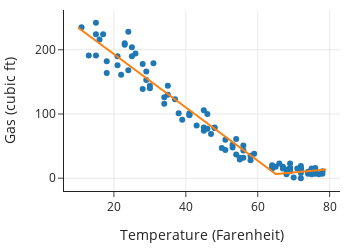

Source (notebook cell):
### Code cell
fig = px.scatter(heat_df, x='temp', y='ccf',
                 labels={'temp':'Temperature (Farenheit)',
                        'ccf':'Gas (cubic ft)'},
                width=350, height=250)

fig.add_trace(go.Scatter(x=Xs['temp'], y=y_hats))

fig.update_layout(showlegend=False)
fig.show()

### Figure 1 — Plotly figure (JSON) as saved in the notebook; plotly's stock layout.template omitted (floating-point values rounded to 4 significant figures)
{"data": [{"hovertemplate": "Temperature (Farenheit)=%{x}<br>Gas (cubic ft)=%{y}<extra></extra>", "legendgroup": "", "marker": {"color": "#1F77B4", "symbol": "circle"}, "mode": "markers", "name": "", "orientation": "v", "showlegend": false, "type": "scatter", "x": [29, 31, 15, 43, 23, 71, 67, 72, 15, 64, 58, 48, 35, 16, 25, 35, 53, 69, 75, 72, 67, 46, 29, 25, 34, 47, 69, 72, 76, 69, 51, 45, 21, 48, 23, 28, 70, 51, 64, 76, 54, 37, 11, 75, 24, 64, 26, 18, 72, 72, 45, 66, 17, 56, 54, 56, 74, 69, 78, 72, 56, 21, 41, 30, 22, 34, 53, 59, 74, 78, 77, 64, 41, 30, 50, 24, 13, 38, 46, 65, 74, 76, 75, 68, 58, 41, 18, 28, 15, 45, 75, 55, 68, 67, 76, 55, 39], "xaxis": "x", "y": [166, 179, 224, 82, 208, 15, 15, 8, 242, 18, 35, 78, 144, 216, 204, 130, 48, 16, 14, 15, 18, 100, 153, 190, 126, 69, 16, 15, 16, 23, 60, 106, 190, 79, 210, 178, 1, 44, 20, 7, 37, 123, 235, 15, 228, 17, 194, 164, 13, 0, 74, 23, 224, 43, 61, 51, 9, 11, 11, 19, 32, 176, 99, 144, 161, 116, 52, 38, 10, 7, 6, 15, 101, 140, 47, 168, 191, 101, 77, 18, 7, 9, 6, 13, 28, 98, 182, 139, 191, 79, 12, 29, 6, 16, 11, 32, 91], "yaxis": "y"}, {"type": "scatter", "x": [10, 11, 12, 13, 14, 15, 16, 17, 18, 19, 20, 21, 22, 23, 24, 25, 26, 27, 28, 29, 30, 31, 32, 33, 34, 35, 36, 37, 38, 39, 40, 41, 42, 43, 44, 45, 46, 47, 48, 49, 50, 51, 52, 53, 54, 55, 56, 57, 58, 59, 60, 61, 62, 63, 64, 65, 66, 67, 68, 69, 70, 71, 72, 73, 74, 75, 76, 77, 78, 79], "y": [234.7, 230.6, 226.4, 222.3, 218.1, 214.0, 209.8, 205.7, 201.5, 197.4, 193.2, 189.1, 184.9, 180.8, 176.6, 172.5, 168.3, 164.2, 160.0, 155.9, 151.7, 147.6, 143.4, 139.3, 135.1, 131.0, 126.8, 122.7, 118.5, 114.4, 110.2, 106.0, 101.9, 97.75, 93.59, 89.44, 85.29, 81.14, 76.99, 72.84, 68.68, 64.53, 60.38, 56.23, 52.08, 47.93, 43.77, 39.62, 35.47, 31.32, 27.17, 23.02, 18.86, 14.71, 10.56, 6.41, 6.91, 7.41, 7.91, 8.41, 8.91, 9.409, 9.909, 10.41, 10.91, 11.41, 11.91, 12.41, 12.91, 13.41]}], "layout": {"height": 250, "legend": {"tracegroupgap": 0}, "showlegend": false, "width": 350, "xaxis": {"anchor": "y", "autorange": true, "domain": [0, 1], "range": [6.119, 82.88], "title": {"text": "Temperature (Farenheit)"}, "type": "linear"}, "yaxis": {"anchor": "x", "autorange": true, "domain": [0, 1], "range": [-19.93, 261.9], "title": {"text": "Gas (cubic ft)"}, "type": "linear"}}}
